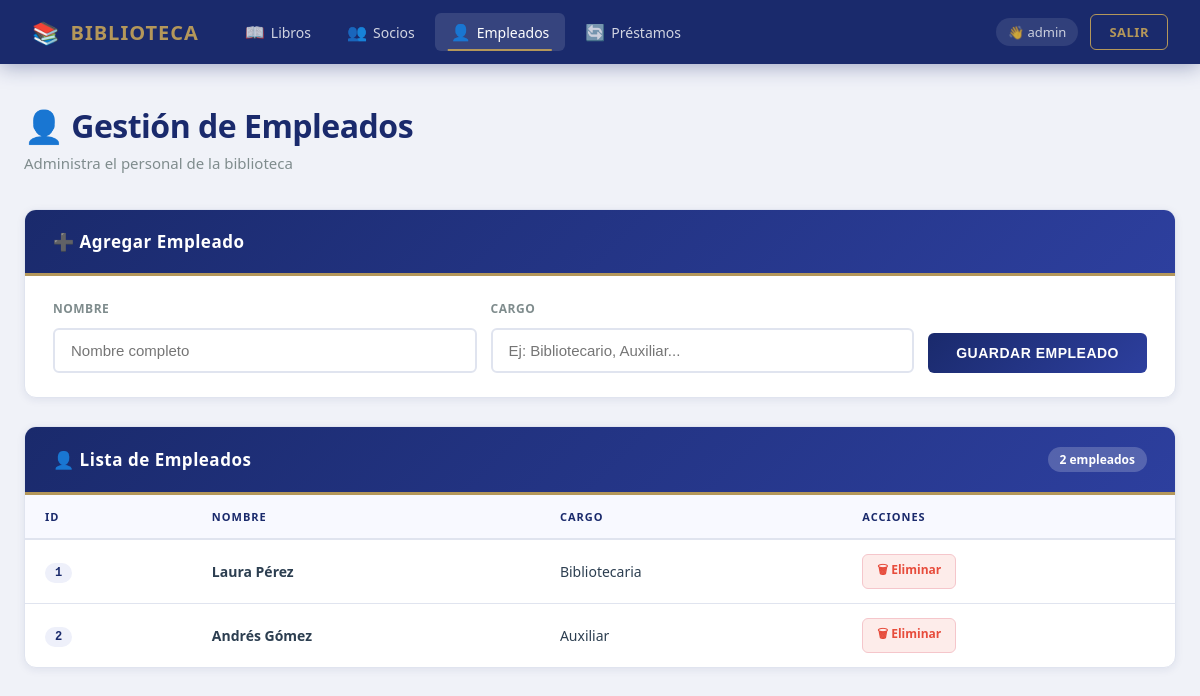
Screenshot of /index.php?controlador=empleados&accion=inicio (signed in) with the database file from the repository.
### tables this page shows
CREATE TABLE IF NOT EXISTS empleados (
    id_empleados INT AUTO_INCREMENT PRIMARY KEY,
    nombre       VARCHAR(150) NOT NULL,
    cargo        VARCHAR(100)
);

### controllers/EmpleadoController.php (called while the page is built, shortened)
<?php
require_once 'models/EmpleadoModel.php';
class EmpleadoController {
    private $model;
    public function __construct() { $this->model = new EmpleadoModel(); }
    public function inicio() {
        $empleados = $this->model->listar();
        require_once 'view/empleados/index.php';
    }
}

### core/Database.php (called while the page is built, shortened)
<?php
class Database {
    private $host = 'localhost';
    private $db   = 'biblioteca';
    private $user = 'root';
    private $pass = '';
    private $charset = 'utf8mb4';
    public function __construct() {
        try {
            $dsn = "mysql:host={$this->host};dbname={$this->db};charset={$this->charset}";
            $options = [
                PDO::ATTR_ERRMODE            => PDO::ERRMODE_EXCEPTION,
                PDO::ATTR_DEFAULT_FETCH_MODE => PDO::FETCH_ASSOC,
                PDO::ATTR_EMULATE_PREPARES   => false,
            ];
            $this->pdo = new PDO($dsn, $this->user, $this->pass, $options);
        } catch (PDOException $e) {
            die("Error crítico de conexión: " . $e->getMessage());
        }
    }
}
?>

### models/EmpleadoModel.php (called while the page is built, shortened)
<?php
require_once 'core/Database.php';
class EmpleadoModel extends Database {
    public function listar() {
        return $this->pdo->query("SELECT * FROM empleados")->fetchAll();
    }
}

### view/empleados/index.php (the view, shortened to what this page needs)
<!DOCTYPE html>
<html lang="es">
<head>
    <link rel="stylesheet" href="asses/stilos.css">
</head>
<body>
    <?php
    include_once 'view/layout/menu.php';
    ?>
    <main class="main-wrapper">
        <div class="page-header reveal">
            <h1 class="page-title">👤 Gestión de Empleados</h1>
            <p class="page-subtitle">Administra el personal de la biblioteca</p>
        </div>
        <div class="card reveal">
            <div class="card-header">
                <h2>➕ Agregar Empleado</h2>
            </div>
            <div class="card-body">
                <form action="index.php?controlador=empleados&accion=guardar" method="POST" class="form-inline">
                    <div class="form-group">
                        <label>Nombre</label>
                        <input type="text" name="nombre" placeholder="Nombre completo" required>
                    </div>
                    <div class="form-group">
                        <label>Cargo</label>
                        <input type="text" name="cargo" placeholder="Ej: Bibliotecario, Auxiliar...">
                    </div>
                    <button type="submit" class="btn-primary">Guardar Empleado</button>
                </form>
            </div>
        </div>
        <div class="card reveal">
            <div class="card-header">
                <h2>👤 Lista de Empleados</h2>
                <span class="badge"><?= count($empleados) ?> empleados</span>
            </div>
            <div class="table-wrapper">
                <table>
                    <thead>
                        <tr>
                            <th>ID</th>
                            <th>Nombre</th>
                            <th>Cargo</th>
                            <th>Acciones</th>
                        </tr>
                    </thead>
                    <tbody>
                        <?php if (!empty($empleados)): ?>
                            <?php foreach ($empleados as $r): ?>
                            <tr class="table-row-reveal">
                                <td><span class="id-badge"><?= htmlspecialchars($r['id_empleados']) ?></span></td>
                                <td><strong><?= htmlspecialchars($r['nombre']) ?></strong></td>
                                <td><?= htmlspecialchars($r['cargo'] ?? '—') ?></td>
                                <td>
                                    <a href="index.php?controlador=empleados&accion=eliminar&id=<?= $r['id_empleados'] ?>"
                                       class="btn-action btn-delete"
                                       onclick="return confirm('¿Seguro que deseas eliminar este empleado?')">
                                        🗑 Eliminar
                                    </a>
                                </td>
                            </tr>
                            <?php endforeach; ?>
                        <?php else: ?>
                            <tr><td colspan="4" class="empty-row">No hay empleados registrados aún.</td></tr>
                        <?php endif; ?>
                    </tbody>
                </table>
            </div>
        </div>
    </main>
</body>
</html>

### rows the page displays
empleados: id_empleados "1", nombre "Laura Pérez", cargo "Bibliotecaria"
empleados: id_empleados "2", nombre "Andrés Gómez", cargo "Auxiliar"

### other values shown
$_SESSION['nombre_usuario'] "admin"
count($empleados) "2"
